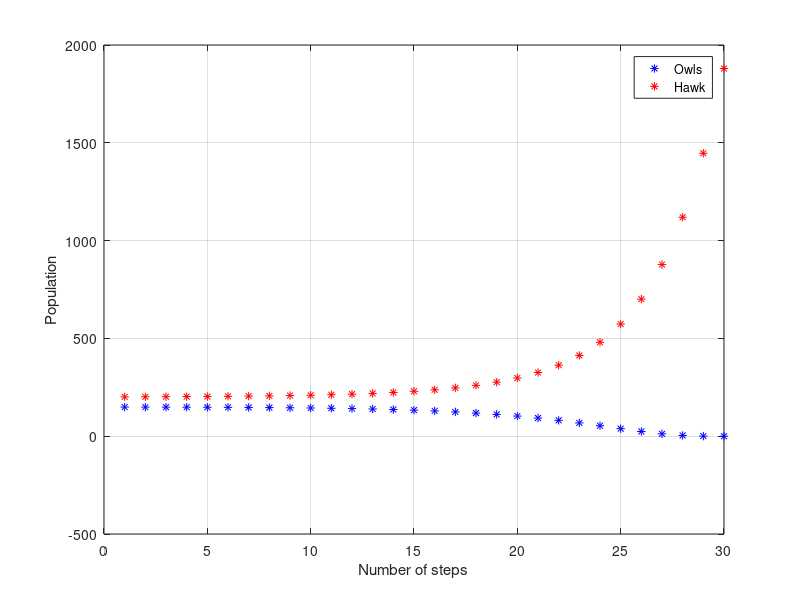

MATLAB code to generate this figure: (Note: this script raises an error after producing the figure.)
clc; clear all; close all;
k1=0.2;
k2=0.3;
k3=0.001;
k4=0.002;
n=30;
O(1)=149;
H(1)=201;
for i=1:(n-1)
    O(i+1)=(1+k1)*O(i)-k3*O(i)*H(i);
    H(i+1)=(1+k2)*H(i)-k4*O(i)*H(i);
end
figure(1);
plot(1:n,O,'b*')
hold on;
plot(1:n,H,'r*')
hold off;
grid on;
xlabel('Number of steps');
ylabel('Population');
legend('Owls','Hawk');
axis([0 30 0 max(ma(O),max(H))+10]);